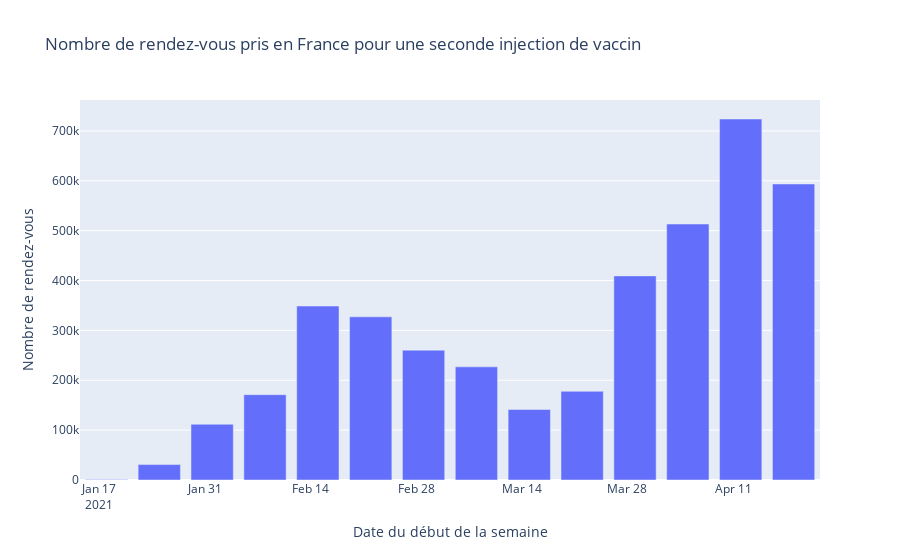

The notebook cell this image was saved under:
### Code cell
import plotly.express as px

fig = px.bar(vaccination_2, x='date_debut_semaine', y="nb", labels = {'date_debut_semaine':'Date du début de la semaine', 'nb': 'Nombre de rendez-vous'}, title = 'Nombre de rendez-vous pris en France pour une seconde injection de vaccin')
fig.show()

### Figure 1 — Plotly figure (JSON) as saved in the notebook; plotly's stock layout.template omitted (floating-point values rounded to 4 significant figures)
{"data": [{"alignmentgroup": "True", "hovertemplate": "Date du début de la semaine=%{x}<br>Nombre de rendez-vous=%{y}<extra></extra>", "legendgroup": "", "marker": {"color": "#636efa"}, "name": "", "offsetgroup": "", "orientation": "v", "showlegend": false, "textposition": "auto", "type": "bar", "x": ["2021-01-18", "2021-01-25", "2021-02-01", "2021-02-08", "2021-02-15", "2021-02-22", "2021-03-01", "2021-03-08", "2021-03-15", "2021-03-22", "2021-03-29", "2021-04-05", "2021-04-12", "2021-04-19"], "xaxis": "x", "y": [877, 30884, 111789, 171142, 348846, 327243, 260403, 226909, 141453, 177885, 409321, 513321, 723942, 593646], "yaxis": "y"}], "layout": {"barmode": "relative", "legend": {"tracegroupgap": 0}, "title": {"text": "Nombre de rendez-vous pris en France pour une seconde injection de vaccin"}, "xaxis": {"anchor": "y", "domain": [0, 1], "title": {"text": "Date du début de la semaine"}}, "yaxis": {"anchor": "x", "domain": [0, 1], "title": {"text": "Nombre de rendez-vous"}}}}
